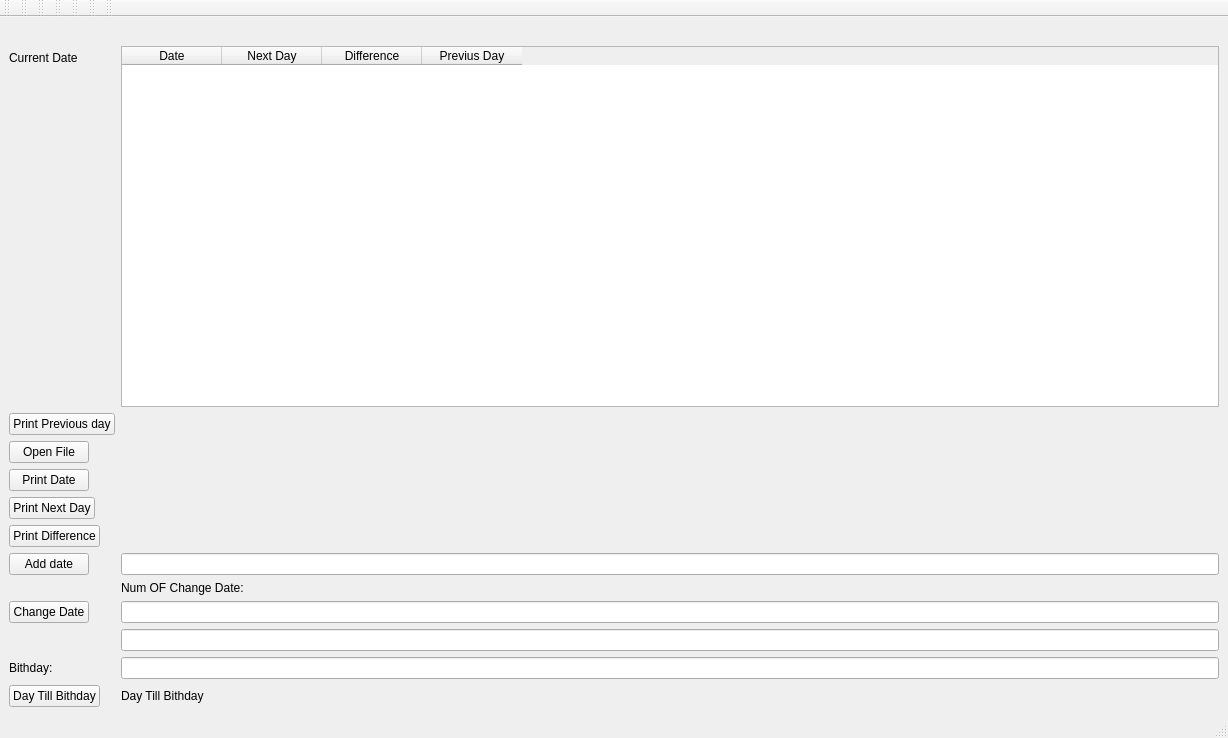
<?xml version="1.0" encoding="UTF-8"?>
<ui version="4.0">
 <class>MainWindow</class>
 <widget class="QMainWindow" name="MainWindow">
  <property name="geometry">
   <rect>
    <x>0</x>
    <y>0</y>
    <width>1228</width>
    <height>738</height>
   </rect>
  </property>
  <property name="windowTitle">
   <string>MainWindow</string>
  </property>
  <widget class="QWidget" name="centralwidget">
   <layout class="QGridLayout" name="gridLayout_2">
    <item row="1" column="0">
     <widget class="QLabel" name="Output">
      <property name="text">
       <string/>
      </property>
     </widget>
    </item>
    <item row="2" column="0">
     <layout class="QFormLayout" name="formLayout">
      <item row="0" column="0">
       <widget class="QLabel" name="CurrentDate">
        <property name="text">
         <string>Current Date</string>
        </property>
       </widget>
      </item>
      <item row="0" column="1">
       <widget class="QTableWidget" name="tableWidget">
        <column>
         <property name="text">
          <string>Date</string>
         </property>
        </column>
        <column>
         <property name="text">
          <string>Next Day</string>
         </property>
        </column>
        <column>
         <property name="text">
          <string>Difference</string>
         </property>
        </column>
        <column>
         <property name="text">
          <string>Previus Day</string>
         </property>
        </column>
       </widget>
      </item>
      <item row="2" column="0">
       <widget class="QPushButton" name="open">
        <property name="text">
         <string>Open File</string>
        </property>
       </widget>
      </item>
      <item row="3" column="0">
       <widget class="QPushButton" name="PrintDate">
        <property name="text">
         <string>Print Date</string>
        </property>
       </widget>
      </item>
      <item row="4" column="0">
       <widget class="QPushButton" name="PrintNextDay">
        <property name="text">
         <string>Print Next Day</string>
        </property>
       </widget>
      </item>
      <item row="5" column="0">
       <widget class="QPushButton" name="PrintDifference">
        <property name="text">
         <string>Print Difference</string>
        </property>
       </widget>
      </item>
      <item row="6" column="0">
       <widget class="QPushButton" name="AddDate">
        <property name="text">
         <string>Add date</string>
        </property>
       </widget>
      </item>
      <item row="6" column="1">
       <widget class="QLineEdit" name="NewDate"/>
      </item>
      <item row="7" column="1">
       <widget class="QLabel" name="label_3">
        <property name="text">
         <string>Num OF Change Date:</string>
        </property>
       </widget>
      </item>
      <item row="8" column="0">
       <widget class="QPushButton" name="ChangeDate">
        <property name="text">
         <string>Change Date</string>
        </property>
       </widget>
      </item>
      <item row="8" column="1">
       <widget class="QLineEdit" name="Change"/>
      </item>
      <item row="9" column="1">
       <widget class="QLineEdit" name="NumOfDate"/>
      </item>
      <item row="10" column="0">
       <widget class="QLabel" name="label">
        <property name="text">
         <string>Bithday:</string>
        </property>
       </widget>
      </item>
      <item row="10" column="1">
       <widget class="QLineEdit" name="Bithday"/>
      </item>
      <item row="11" column="0">
       <widget class="QPushButton" name="ToBith">
        <property name="text">
         <string>Day Till Bithday</string>
        </property>
       </widget>
      </item>
      <item row="11" column="1">
       <widget class="QLabel" name="DayTillBithday">
        <property name="text">
         <string>Day Till Bithday</string>
        </property>
       </widget>
      </item>
      <item row="1" column="0">
       <widget class="QPushButton" name="Priviiosdate">
        <property name="text">
         <string>Print Previous day</string>
        </property>
       </widget>
      </item>
     </layout>
    </item>
   </layout>
  </widget>
  <widget class="QMenuBar" name="menubar">
   <property name="geometry">
    <rect>
     <x>0</x>
     <y>0</y>
     <width>1228</width>
     <height>22</height>
    </rect>
   </property>
  </widget>
  <widget class="QStatusBar" name="statusbar"/>
  <widget class="QToolBar" name="toolBar">
   <property name="windowTitle">
    <string>toolBar</string>
   </property>
   <attribute name="toolBarArea">
    <enum>TopToolBarArea</enum>
   </attribute>
   <attribute name="toolBarBreak">
    <bool>false</bool>
   </attribute>
  </widget>
  <widget class="QToolBar" name="toolBar_2">
   <property name="windowTitle">
    <string>toolBar_2</string>
   </property>
   <attribute name="toolBarArea">
    <enum>TopToolBarArea</enum>
   </attribute>
   <attribute name="toolBarBreak">
    <bool>false</bool>
   </attribute>
  </widget>
  <widget class="QToolBar" name="toolBar_3">
   <property name="windowTitle">
    <string>toolBar_3</string>
   </property>
   <attribute name="toolBarArea">
    <enum>TopToolBarArea</enum>
   </attribute>
   <attribute name="toolBarBreak">
    <bool>false</bool>
   </attribute>
  </widget>
  <widget class="QToolBar" name="toolBar_4">
   <property name="windowTitle">
    <string>toolBar_4</string>
   </property>
   <attribute name="toolBarArea">
    <enum>TopToolBarArea</enum>
   </attribute>
   <attribute name="toolBarBreak">
    <bool>false</bool>
   </attribute>
  </widget>
  <widget class="QToolBar" name="toolBar_5">
   <property name="windowTitle">
    <string>toolBar_5</string>
   </property>
   <attribute name="toolBarArea">
    <enum>TopToolBarArea</enum>
   </attribute>
   <attribute name="toolBarBreak">
    <bool>false</bool>
   </attribute>
  </widget>
  <widget class="QToolBar" name="toolBar_6">
   <property name="windowTitle">
    <string>toolBar_6</string>
   </property>
   <attribute name="toolBarArea">
    <enum>TopToolBarArea</enum>
   </attribute>
   <attribute name="toolBarBreak">
    <bool>false</bool>
   </attribute>
  </widget>
  <widget class="QToolBar" name="toolBar_7">
   <property name="windowTitle">
    <string>toolBar_7</string>
   </property>
   <attribute name="toolBarArea">
    <enum>TopToolBarArea</enum>
   </attribute>
   <attribute name="toolBarBreak">
    <bool>false</bool>
   </attribute>
  </widget>
 </widget>
 <resources/>
 <connections/>
</ui>
